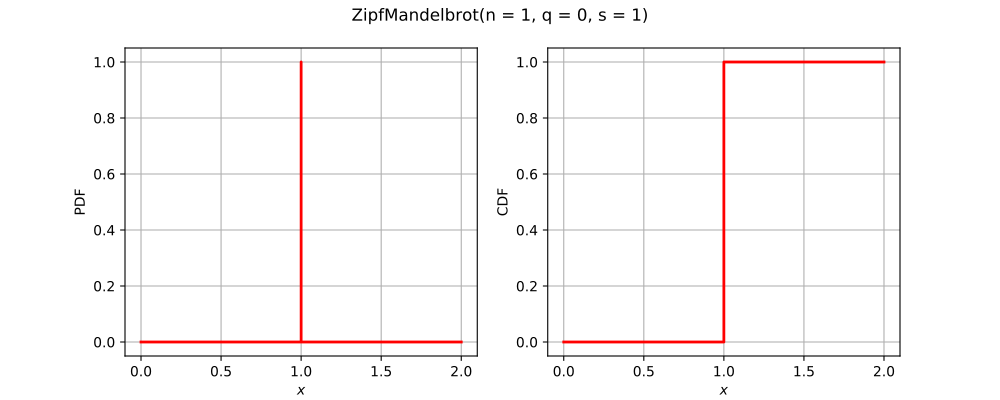

Recreate this plot in Python.
import openturns as ot
from matplotlib import pyplot as plt
from openturns.viewer import View
if ot.ZipfMandelbrot().__class__.__name__ == 'ComposedDistribution':
    correlation = ot.CorrelationMatrix(2)
    correlation[1, 0] = 0.25
    aCopula = ot.NormalCopula(correlation)
    marginals = [ot.Normal(1.0, 2.0), ot.Normal(2.0, 3.0)]
    distribution = ot.ComposedDistribution(marginals, aCopula)
elif ot.ZipfMandelbrot().__class__.__name__ == 'CumulativeDistributionNetwork':
    distribution = ot.CumulativeDistributionNetwork([ot.Normal(2),ot.Dirichlet([0.5, 1.0, 1.5])], ot.BipartiteGraph([[0,1], [0,1]]))
elif ot.ZipfMandelbrot().__class__.__name__ == 'Histogram':
    distribution = ot.Histogram([-1.0, 0.5, 1.0, 2.0], [0.45, 0.4, 0.15])
else:
    distribution = ot.ZipfMandelbrot()
dimension = distribution.getDimension()
if dimension == 1:
    distribution.setDescription(['$x$'])
    pdf_graph = distribution.drawPDF()
    cdf_graph = distribution.drawCDF()
    fig = plt.figure(figsize=(10, 4))
    plt.suptitle(str(distribution))
    pdf_axis = fig.add_subplot(121)
    cdf_axis = fig.add_subplot(122)
    View(pdf_graph, figure=fig, axes=[pdf_axis], add_legend=False)
    View(cdf_graph, figure=fig, axes=[cdf_axis], add_legend=False)
elif dimension == 2:
    distribution.setDescription(['$x_1$', '$x_2$'])
    pdf_graph = distribution.drawPDF()
    fig = plt.figure(figsize=(10, 5))
    plt.suptitle(str(distribution))
    pdf_axis = fig.add_subplot(111)
    View(pdf_graph, figure=fig, axes=[pdf_axis], add_legend=False, square_axes=True)
